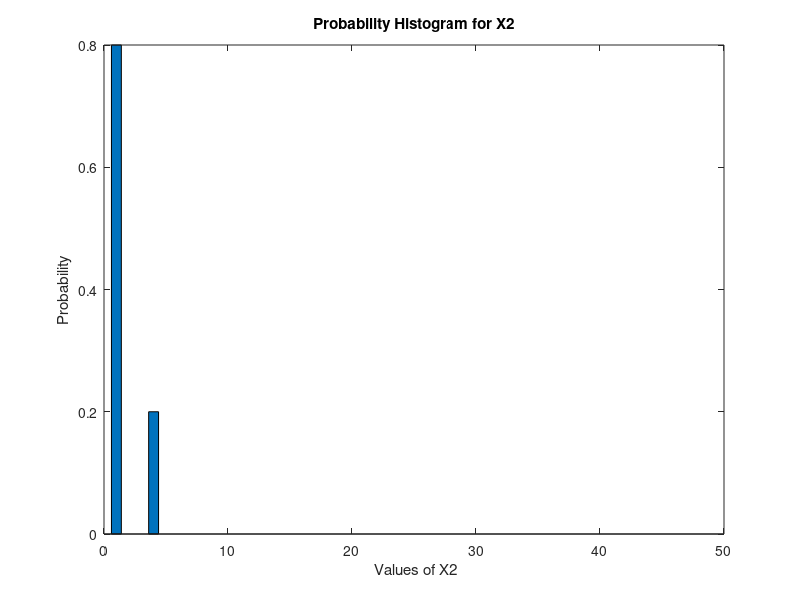
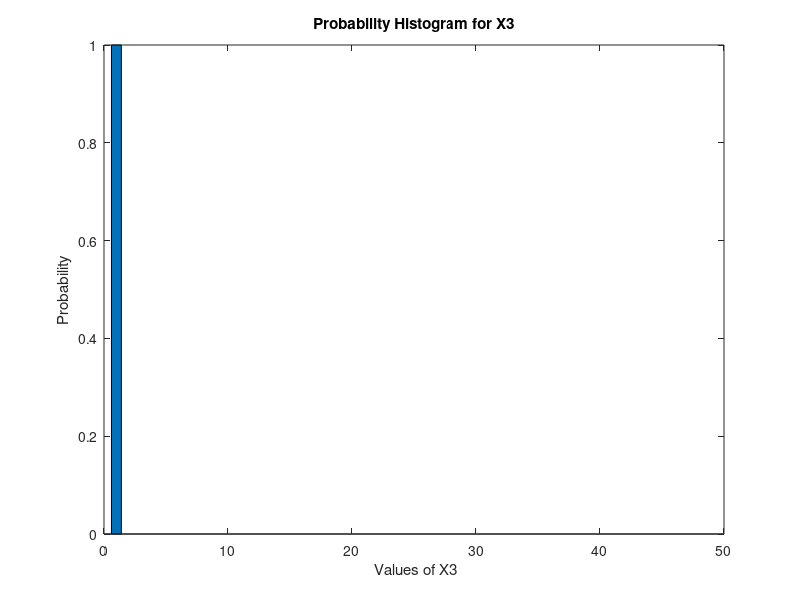

Source code (MATLAB) for these figures, in order:
% Maxima of Uniform Random Varibles

% Large Sequence 
N = input('Enter N: ')	
n = input('Enter n: ')
K1 = zeros(1,N);
K2 = zeros(1,N);

% Generating Uniformly distributed random numbers
for x=1:N
    
    u= rand(1,n);
    
    % Recording maximum value
    record=zeros(1,20);	
    max=0;
    j=1;
    
    for y=1:n
        
        % Recording maximum value
        record(1)=1;	 
        if max < u(y)
            max = u(y); 
            record(j)=y; j=j+1;
        end
    end
    
    % Values for X2 and X3
    K1(x)=record(2)-record(1);	
    K2(x)=record(3)-record(2);
end

% mean(K(x))
t=1:1:40;
[a,b] = hist(K1,t)
bar(b, a/sum(a))
title('Probability Histogram for X2') 
ylabel('Probability')
xlabel(' Values of X2')

figure;
[a,b] = hist(K2,t)
bar(b, a/sum(a))
title('Probability Histogram for X3') 
ylabel('Probability')
xlabel(' Values of X3')

